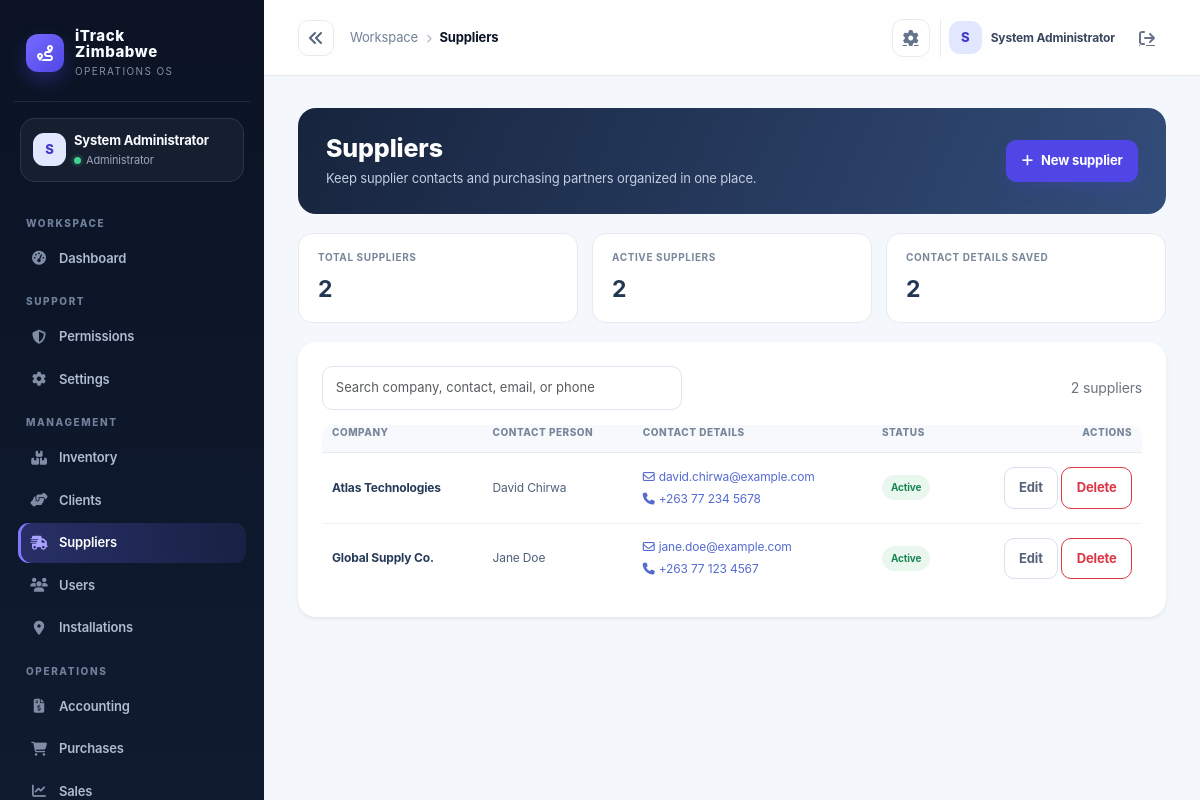
Screenshot of /index.php?controller=supplier (signed in) with the database file from the repository.
### tables this page shows
CREATE TABLE IF NOT EXISTS suppliers (
  id INT AUTO_INCREMENT PRIMARY KEY,
  company_name VARCHAR(150) NOT NULL,
  contact_name VARCHAR(150),
  email VARCHAR(150),
  phone VARCHAR(50),
  address TEXT,
  status VARCHAR(20) NOT NULL DEFAULT 'active',
  created_at TIMESTAMP DEFAULT CURRENT_TIMESTAMP
);

### app/controllers/SupplierController.php (called while the page is built, shortened)
<?php
class SupplierController extends Controller
{
    private Supplier $supplierModel;
    public function __construct()
    {
        $this->supplierModel = new Supplier();
    }
    public function index(): void
    {
        $this->view('suppliers/index', [
            'title' => 'Suppliers',
            'suppliers' => $this->supplierModel->all(),
        ]);
    }
}

### public/index.php (called while the page is built, shortened)
<?php
$uri = $_SERVER['REQUEST_URI'] ?? '/';
$controllerKey = $_GET['controller'] ?? null;
$actionKey = $_GET['action'] ?? null;
$route = $controllerKey ? [
    'controller' => ucfirst($controllerKey) . 'Controller',
    'action' => $actionKey ?? 'index',
] : Router::route($uri);
$actionName = $route['action'];
$controller = new $controllerName();
$controller->$actionName();

### app/core/Model.php (called while the page is built, shortened)
<?php
require_once dirname(__DIR__) . '/config/database.php';
abstract class Model
{
    protected PDO $db;
    public function __construct()
    {
        $this->db = Database::getInstance();
    }
    protected function fetchAll(string $sql, array $params = []): array
    {
        $stmt = $this->db->prepare($sql);
        $stmt->execute($params);
        return $stmt->fetchAll();
    }
    protected function execute(string $sql, array $params = []): int
    {
        $stmt = $this->db->prepare($sql);
        $stmt->execute($params);
        return $stmt->rowCount();
    }
}

### app/config/env.php (called while the page is built, shortened)
<?php
function loadEnv(): array
{
    static $loaded = null;
    if ($loaded !== null) {
        return $loaded;
    }
    $loaded = [];
    $envPath = dirname(__DIR__, 2) . '/.env';
    if (!is_readable($envPath)) {
        return $loaded;
    }
    return $loaded;
}
function env(string $key, $default = null)
{
    $vars = loadEnv();
    $value = getenv($key);
    return $value !== false ? $value : $default;
}

### app/config/app.php (called while the page is built)
<?php
require_once __DIR__ . '/env.php';
return [
    'app_name' => env('APP_NAME', 'iTrack Zimbabwe'),
    'environment' => strtolower((string) env('APP_ENV', 'development')),
    'db_driver' => strtolower((string) env('DB_DRIVER', 'auto')),
    'db_sqlite_path' => (string) env('DB_SQLITE_PATH', dirname(__DIR__, 2) . '/storage/itrack.sqlite'),
    'allow_registration' => filter_var(env('APP_ALLOW_REGISTRATION', !in_array(strtolower((string) env('APP_ENV', 'development')), ['prod', 'production'], true)), FILTER_VALIDATE_BOOLEAN),
    'session_secure' => filter_var(env('APP_SESSION_SECURE', false), FILTER_VALIDATE_BOOLEAN),
    'mail_from' => env('MAIL_FROM', 'no-reply@localhost'),
    'public_url' => rtrim((string) env('APP_PUBLIC_URL', ''), '/'),
    'debug' => filter_var(env('APP_DEBUG', false), FILTER_VALIDATE_BOOLEAN),
    'base_url' => env('APP_BASE_URL', '/itrack-zimbabwe'),
    'db' => [
        'host' => env('DB_HOST', '127.0.0.1'),
        'port' => env('DB_PORT', '3306'),
        'name' => env('DB_NAME', 'itrack_zimbabwe'),
        'user' => env('DB_USER', 'root'),
        'pass' => env('DB_PASS', ''),
    ],
    'session_name' => env('SESSION_NAME', 'itrack_session'),
    'csrf_token_name' => env('CSRF_TOKEN_NAME', 'csrf_token'),
    'upload_dir' => env('UPLOAD_DIR', dirname(__DIR__, 1) . '/uploads'),
    'openrouter_api_key' => env('OPENROUTER_API_KEY', ''),
    'openrouter_model' => env('OPENROUTER_MODEL', 'openrouter/free'),
];

### app/config/database.php (called while the page is built, shortened)
<?php
require_once dirname(__DIR__) . '/config/app.php';
class Database
{
    private static ?PDO $instance = null;
    public static function getInstance(): PDO
    {
        if (self::$instance === null) {
            $config = require dirname(__DIR__) . '/config/app.php';
            $mysqlEnabled = extension_loaded('pdo_mysql');
            if ($config['db_driver'] === 'sqlite') {
                self::$instance = self::createSqliteInstance($config);
            } elseif ($config['db_driver'] === 'mysql' || ($config['db_driver'] === 'auto' && $mysqlEnabled)) {
                try {
                    $dsn = sprintf('mysql:host=%s;port=%s;dbname=%s;charset=utf8mb4', $config['db']['host'], $config['db']['port'], $config['db']['name']);
                    self::$instance = new PDO($dsn, $config['db']['user'], $config['db']['pass'], [
                        PDO::ATTR_ERRMODE => PDO::ERRMODE_EXCEPTION,
                        PDO::ATTR_DEFAULT_FETCH_MODE => PDO::FETCH_ASSOC,
                        PDO::ATTR_EMULATE_PREPARES => false,
                    ]);
                } catch (PDOException $exception) {
                    if ($config['environment'] === 'production' || $config['db_driver'] === 'mysql') {
                        throw new RuntimeException('Unable to connect to the configured MySQL database.', 0, $exception);
                    }
                    self::$instance = self::createSqliteInstance($config);
                }
            } else {
                if ($config['environment'] === 'production' && $config['db_driver'] !== 'sqlite') {
                    throw new RuntimeException('Production requires DB_DRIVER=mysql or an explicit DB_DRIVER=sqlite configuration.');
                }
                self::$instance = self::createSqliteInstance($config);
            }
        }
        return self::$instance;
    }
}

### app/models/Supplier.php (called while the page is built, shortened)
<?php
require_once dirname(__DIR__) . '/core/Model.php';
class Supplier extends Model
{
    public function all(): array
    {
        return $this->fetchAll('SELECT * FROM suppliers ORDER BY company_name ASC');
    }
}

### app/views/suppliers/index.php (the view, shortened to what this page needs)
<?php
$suppliers = $suppliers ?? [];
$activeSuppliers = count(array_filter($suppliers, static fn($supplier) => strtolower((string)($supplier['status'] ?? 'active')) === 'active'));
$withContact = count(array_filter($suppliers, static fn($supplier) => trim((string)($supplier['email'] ?? '')) !== '' || trim((string)($supplier['phone'] ?? '')) !== ''));
$esc = static fn($value) => htmlspecialchars((string)$value, ENT_QUOTES, 'UTF-8');
?>
<section class="supplier-hero"><div><h1>Suppliers</h1><p>Keep supplier contacts and purchasing partners organized in one place.</p></div><a class="btn btn-primary" href="/index.php?controller=supplier&action=create"><i class="fa-solid fa-plus me-2"></i>New supplier</a></section>
<div class="supplier-stats"><div class="supplier-stat"><span>Total suppliers</span><strong><?= count($suppliers) ?></strong></div><div class="supplier-stat"><span>Active suppliers</span><strong><?= $activeSuppliers ?></strong></div><div class="supplier-stat"><span>Contact details saved</span><strong><?= $withContact ?></strong></div></div>
<div class="card shadow-sm border-0"><div class="card-body p-3 p-lg-4">
    <div class="supplier-tools"><input class="form-control" id="supplier-search" type="search" placeholder="Search company, contact, email, or phone"><span class="ms-auto small text-secondary" id="supplier-count"><?= count($suppliers) ?> suppliers</span></div>
    <div class="table-responsive"><table class="table supplier-table align-middle mb-0"><thead><tr><th>Company</th><th>Contact person</th><th>Contact details</th><th>Status</th><th class="text-end">Actions</th></tr></thead><tbody id="supplier-rows">
    <?php foreach ($suppliers as $supplier): $status = strtolower((string)($supplier['status'] ?? 'active')); $email = trim((string)($supplier['email'] ?? '')); $phone = trim((string)($supplier['phone'] ?? '')); $company = (string)($supplier['company_name'] ?? ''); $contact = (string)($supplier['contact_name'] ?? ''); ?>
        <tr data-search="<?= $esc(strtolower($company.' '.$contact.' '.$email.' '.$phone)) ?>"><td class="supplier-company"><?= $esc($company) ?></td><td><?= $esc($contact ?: '—') ?></td><td><div class="supplier-contact"><?php if ($email !== ''): ?><a href="mailto:<?= $esc($email) ?>"><i class="fa-regular fa-envelope me-1"></i><?= $esc($email) ?></a><?php endif; ?><?php if ($phone !== ''): ?><a href="tel:<?= $esc(preg_replace('/[^+0-9]/', '', $phone)) ?>"><i class="fa-solid fa-phone me-1"></i><?= $esc($phone) ?></a><?php endif; ?><?php if ($email === '' && $phone === ''): ?>—<?php endif; ?></div></td><td><span class="supplier-status <?= $status === 'active' ? '' : 'inactive' ?>"><?= $esc(ucfirst($status)) ?></span></td><td class="text-end text-nowrap"><a class="btn btn-sm btn-outline-secondary" href="/index.php?controller=supplier&action=edit&id=<?= (int)($supplier['id'] ?? 0) ?>">Edit</a> <a class="btn btn-sm btn-outline-danger" href="/index.php?controller=supplier&action=delete&id=<?= (int)($supplier['id'] ?? 0) ?>" data-confirm="Delete this supplier?">Delete</a></td></tr>
    <?php endforeach; ?>
    </tbody></table>
    <div class="supplier-empty d-none" id="supplier-no-results">No suppliers match your search.</div></div>
</div></div>

### app/views/layouts/main.php (style rules this page uses)
:root { --ink:#0b1324; --ink-2:#111d33; --muted:#738096; --line:#e6ebf2; --canvas:#f4f7fb; --card:#fff; --brand:#4f46e5; --brand-2:#6d5dfc; --mint:#13b981; --amber:#f59e0b; --danger:#e25555; --shadow:0 16px 40px rgba(15,23,42,.06); }
* { box-sizing:border-box; }
body { background:var(--canvas); color:var(--ink); margin:0; font-family:Inter,ui-sans-serif,system-ui,-apple-system,"Segoe UI",sans-serif; letter-spacing:-.01em; }
a { color:inherit; }
.card { border:1px solid var(--line); border-radius:18px; background:var(--card); box-shadow:var(--shadow); }
.card .card-body { padding:22px; }
.btn { border-radius:10px; font-weight:700; font-size:13px; padding:.63rem .9rem; }
.btn-primary { background:var(--brand); border-color:var(--brand); box-shadow:0 7px 15px rgba(79,70,229,.18); }
.table { margin:0; font-size:13px; }
.table thead th { color:#8a96a8; border-bottom:1px solid var(--line); text-transform:uppercase; letter-spacing:.08em; font-size:10px; font-weight:800; padding:0 10px 12px; white-space:nowrap; }
.table tbody td { padding:14px 10px; border-color:#eef1f5; color:#526076; vertical-align:middle; }
.table tbody tr:last-child td { border-bottom:0; }
.table tbody td:first-child { color:var(--ink); font-weight:750; }
.form-control,.form-select { border-color:#dfe5ee; border-radius:10px; font-size:13px; padding:.7rem .8rem; }
.table-responsive { border-radius:12px; }
.btn-outline-secondary { color:#56647a; border-color:#d9e0eb; }

### app/views/suppliers/index.php (style rules this page uses)
.supplier-hero { display:flex;justify-content:space-between;align-items:center;gap:20px;padding:25px 28px;margin-bottom:19px;border-radius:18px;background:linear-gradient(115deg,#17243d,#334d7a);color:#fff }
.supplier-hero h1 { margin:0 0 6px;font-size:25px;font-weight:800 }
.supplier-hero p { margin:0;color:#c3cee0;font-size:13px }
.supplier-hero .btn { white-space:nowrap }
.supplier-stats { display:grid;grid-template-columns:repeat(3,minmax(0,1fr));gap:14px;margin-bottom:19px }
.supplier-stat { padding:16px 19px;border:1px solid #e6eaf0;border-radius:14px;background:#fff }
.supplier-stat span { display:block;color:#78869a;font-size:10px;font-weight:700;text-transform:uppercase;letter-spacing:.06em }
.supplier-stat strong { display:block;margin-top:7px;color:#203653;font-size:23px }
.supplier-tools { display:flex;align-items:center;gap:10px;margin-bottom:15px }
.supplier-tools input { max-width:360px }
.supplier-table { min-width:760px }
.supplier-table thead th { font-size:10px;text-transform:uppercase;letter-spacing:.05em;color:#78869a;background:#f7f9fc;white-space:nowrap }
.supplier-table tbody td { font-size:12px;color:#506079 }
.supplier-company { font-weight:750;color:#263b59!important }
.supplier-contact { display:grid;gap:4px }
.supplier-contact a { color:#566bd0;text-decoration:none }
.supplier-status { display:inline-flex;padding:5px 9px;border-radius:999px;background:#eaf7ef;color:#198754;font-size:10px;font-weight:750 }

### rows the page displays
suppliers: company_name "Atlas Technologies", contact_name "David Chirwa", email "david.chirwa@example.com", phone "+263 77 234 5678", status "Active"
suppliers: company_name "Global Supply Co.", contact_name "Jane Doe", email "jane.doe@example.com", phone "+263 77 123 4567", status "Active"

### other values shown
$initials "S"
$user['name'] "System Administrator"
$role "Administrator"
$group "WORKSPACE"
$item['label'] "Dashboard"
$group "SUPPORT"
$item['label'] "Permissions"
$item['label'] "Settings"
$group "MANAGEMENT"
$item['label'] "Inventory"
$item['label'] "Clients"
$item['label'] "Suppliers"
$item['label'] "Users"
$item['label'] "Installations"
$group "OPERATIONS"
